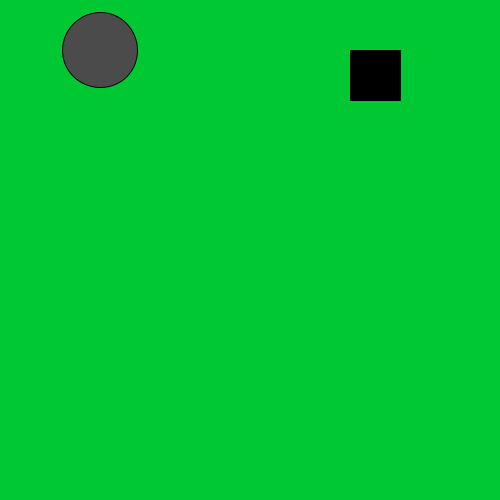
Frame 1 (no input)
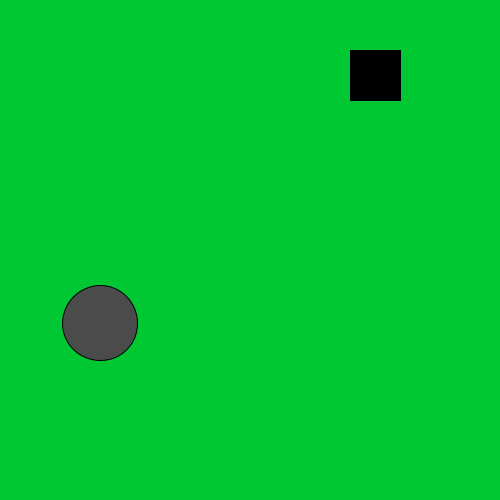
Frame 60 (the mouse pressed at the canvas centre just before this capture)
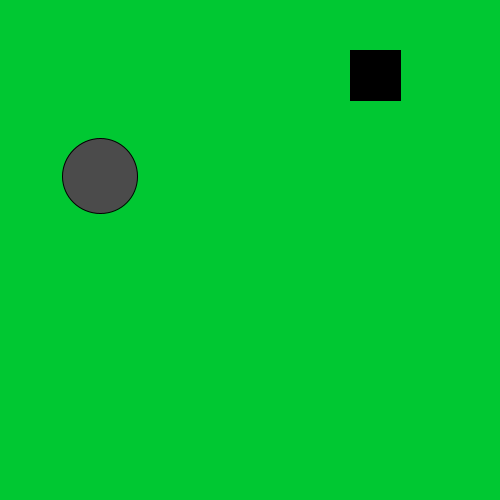
Frame 120 (the mouse held since frame 60 and released just before this capture)

The Processing sketch that drew these frames (run headless with seeded random() and noise(); from frame 60 on, the mouse is pressed at the canvas centre):

// Processing sketch: processing_59520
// ── processing_59520.pde

//Problem Set 3.1
//by: Nathan Smofsky

float speed = 2;
float gravity = 0.3;

ball b;
button btn;


//--------------------------------------

void setup() {
  size(500, 500);
  smooth();
  b = new ball(100, 50, 75, 75);
  btn = new button(350, 50, 50, 50, 0);
}

//--------------------------------------

void draw() {
  background(0, 200, 50);
  b.display();
  btn.display();

  if (btn.on() == false) {
    b.bounce();
  }
}
void mousePressed() {
  btn.click();
}

class ball {

  float x;
  float y;
  float dia;
  float c;


  //----------------------------------
  ball(float x, float y, float dia, float c) {
    this.x = x;
    this.y = y;
    this.dia = dia;
    this.c = c;
  }

  void display() {
    fill(c);
    ellipse(x, y, dia, dia);
  }

  void bounce () {
    y = y + (int) speed;
    speed = speed + gravity;

    if (y >= 450) {
      speed = -0.9 * speed;
    }
  }
}

class button {

  int btnx;
  int btny;
  int btnw;
  int btnh;
  color c;
  boolean on;
  boolean pressed;
  //----------------------------------

  button(int btnx, int btny, int btnw, int btnh, color c) {
    this.btnx = btnx;
    this.btny = btny;
    this.btnw = btnw;
    this.btnh = btnh;
    this.c = c;
  }
  void display() {
    fill(c);
    rect(btnx, btny, btnw, btnh);
  }

  void click() {
    if (mouseX > btn.btnx && mouseX < btn.btnx+btnw && mouseY > btn.btny && mouseY < btn.btny+btnw) {
      on = !on;
    }
    if (on == true) {
      pressed = true;
    }
    else {
      pressed =false;
    }
  }

  boolean on() {
    if (pressed==true) {
      return true;
    }
    else {
      return false;
    }
  }
}
